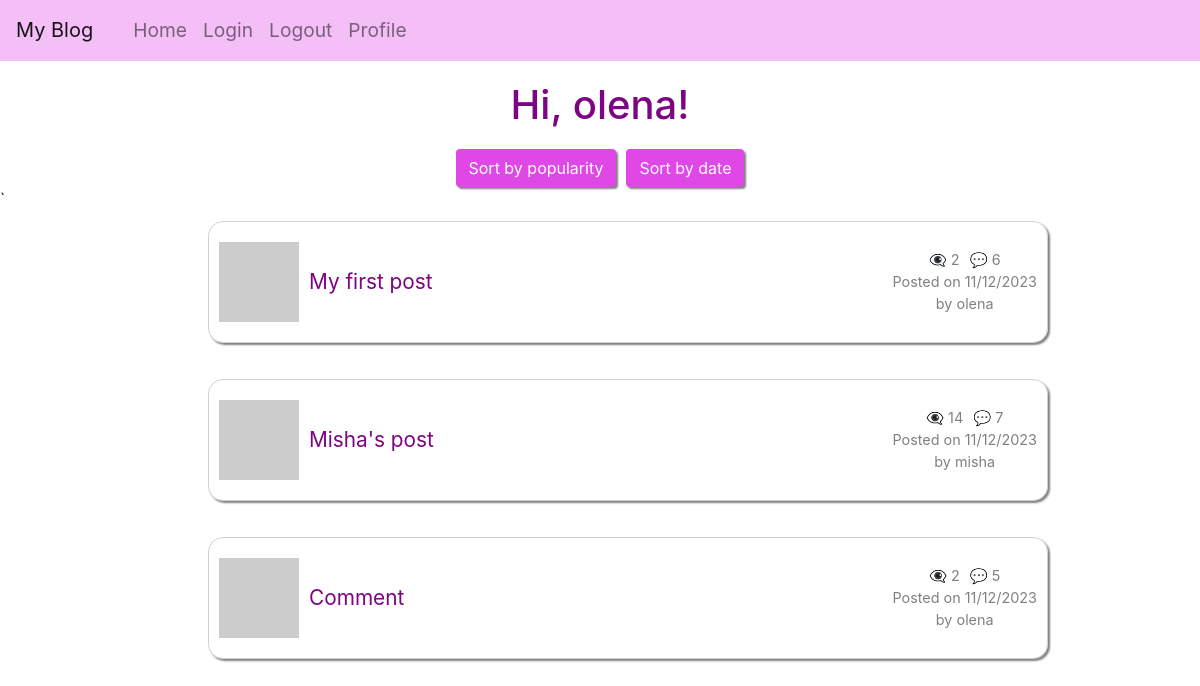
The app's page /home (signed in) with its own data.
### app/models/models.py (models this page shows, shortened)
class User(UserMixin, db.Model):
    __tablename__ = "user"
    id = db.Column(db.Integer, primary_key=True)
    username = db.Column(String(64), unique=True, nullable=False)
    email = db.Column(db.String(120), unique=True, nullable=False)
    isAdmin = db.Column(db.Boolean, nullable=False)
    password_hash = db.Column(String(256))
    profile_image = db.Column(String(256))
    info = db.Column(String(256))
    posts = db.relationship('Post', back_populates='user', cascade='all, delete-orphan')
    comments = db.relationship('Comment', back_populates='user', cascade='all, delete-orphan')
    @login.user_loader
    def load_user(id):
        return db.session.get(User, int(id))
    def get_avatar(self, size):
        digest = md5(self.email.lower().encode('utf-8')).hexdigest()
        self.profile_image = f'https://www.gravatar.com/avatar/{digest}?d=identicon&s={size}'
        return self.profile_image

class Post(db.Model):
    __tablename__ = "post"
    id = db.Column(db.Integer, primary_key=True)
    body = db.Column(String(2500))
    timestamp = db.Column(DateTime, default=func.now())
    user_id = db.Column(db.Integer, db.ForeignKey('user.id'), nullable=False)
    user = db.relationship('User', back_populates='posts')
    comments = db.relationship('Comment', back_populates='post', cascade='all, delete-orphan')
    views = db.Column(db.Integer, server_default=str(0))
    def get_comments_length(self):
        commments = Comment.query.filter_by(post_id=self.id).all()
        return len(commments)

### app/routes/routes.py (the view)
@app.route('/')
@app.route('/home')
@login_required
def index():
    posts = Post.query.all()
    return render_template("index.html", title='Home Page', posts=posts)

### app/templates/index.html
{% extends "base.html" %} {% block content %} {% if current_user.isAdmin %}
<div class="admin-view-link"><a href="/admin">Admin view</a></div>
<div class="extra">
    <h1 class="greeting">Hi, {{current_user.username }}!</h1>
</div>
{% else %}
<h1 class="greeting">Hi, {{current_user.username }}!</h1>
{% endif %}
<div class="sort-buttons">
    <a
        class="btn btn-default"
        href="{{ url_for('sort', sort_by='popularity') }}"
        >Sort by popularity</a
    >
    <a class="btn btn-default" href="{{ url_for('sort', sort_by='date') }}"
        >Sort by date</a
    >
</div>
{% if posts %} `{% for post in posts %}
<div class="posts">
    <ul>
        <a href="{{url_for('post', id=post.id)}}" class="post-link">
            <li class="post">
                <div class="avatar-comment">
                    <img src="{{ post.user.get_avatar(20) }}" />
                    {% if post.body|length > 100 %} {{ post.body[0:100] }} ...
                    {%else %} {{ post.body }} {% endif %}
                </div>
                <div class="comments-date">
                    <div class="comments-views">
                        {% if not post.views%}
                        <p>👁️‍🗨️ 0</p>
                        {% else %}
                        <p>👁️‍🗨️ {{post.views}}</p>
                        {% endif %}
                        <p>💬 {{post.get_comments_length()}}</p>
                    </div>
                    <p>Posted on {{post.timestamp.strftime('%d/%m/%Y')}}</p>
                    <p>by {{post.user.username}}</p>
                </div>
            </li></a
        >
    </ul>
</div>
{% endfor %} {% else %}
<h4>Be the first to create a post</h4>
{% endif %} {% endblock %}

### app/static/style.css (style rules this page uses)
* { margin: 0; box-sizing: border-box; }
html { scroll-behavior: smooth; }
a { cursor: pointer; text-decoration: none; color: rgb(223, 71, 231); }
button, .btn { cursor: pointer; }
.btn { float: right; background: rgb(223, 71, 231); color: white; box-shadow: 2px 2px 2px grey; }
ul { list-style-type: none; margin-left: 1rem; font-size: larger; }
.greeting { text-align: center; color: rgb(125, 4, 131); margin: 20px 0; }
.posts { display: flex; flex-direction: column; align-items: center; }
.post { margin: 10px; border: 1px solid rgba(128, 128, 128, 0.364); border-radius: 15px; padding: 20px 10px; box-shadow: 2px 2px 2px grey; width: 70vw; display: flex; flex-direction: row; justify-content: space-between; align-items: center; gap: 20px; }
.comments-date { display: flex; flex-direction: column; font-size: 0.9rem; align-items: center; color: grey; margin: 0; }
.comments-views { display: flex; flex-direction: row; font-size: 0.9rem; justify-content: center; gap: 10px; }
.avatar-comment { display: flex; gap: 10px; align-items: center; color: rgb(125, 4, 131); }
.comments-date p { display: flex; flex-direction: column; align-items: flex-end; margin: 0px; }
a .post { color: rgb(125, 4, 131); font-size: 1.3rem; }
.sort-buttons { display: flex; justify-content: center; align-items: center; gap: 10px; }

### records on screen
User: username "olena"
Post: body "My first post", views "2", get_comments_length "6", timestamp "11/12/2023", user.username "olena"
Post: body "Misha's post", views "14", get_comments_length "7", timestamp "11/12/2023", user.username "misha"
Post: body "Comment", views "2", get_comments_length "5", timestamp "11/12/2023", user.username "olena"
